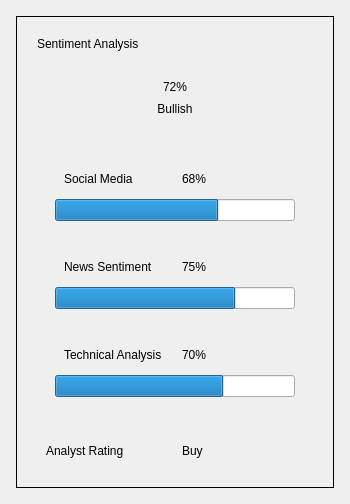
<?xml version="1.0" encoding="UTF-8"?>
<ui version="4.0">
 <class>SentimentMeter</class>
 <widget class="QWidget" name="SentimentMeter">
  <property name="geometry">
   <rect>
    <x>0</x>
    <y>0</y>
    <width>350</width>
    <height>400</height>
   </rect>
  </property>
  <property name="windowTitle">
   <string>Sentiment Meter</string>
  </property>
  
  <layout class="QVBoxLayout" name="mainLayout">
   <property name="spacing">
    <number>16</number>
   </property>
   <property name="leftMargin">
    <number>16</number>
   </property>
   <property name="topMargin">
    <number>16</number>
   </property>
   <property name="rightMargin">
    <number>16</number>
   </property>
   <property name="bottomMargin">
    <number>16</number>
   </property>
   
   <item>
    <widget class="QFrame" name="sentimentCard">
     <property name="frameShape">
      <enum>QFrame::Box</enum>
     </property>
     <layout class="QVBoxLayout" name="cardLayout">
      <property name="spacing">
       <number>20</number>
      </property>
      <property name="leftMargin">
       <number>20</number>
      </property>
      <property name="topMargin">
       <number>20</number>
      </property>
      <property name="rightMargin">
       <number>20</number>
      </property>
      <property name="bottomMargin">
       <number>20</number>
      </property>
      
      <item>
       <widget class="QLabel" name="sentimentTitle">
        <property name="text">
         <string>Sentiment Analysis</string>
        </property>
       </widget>
      </item>
      
      <item>
       <widget class="QWidget" name="overallSentimentWidget">
        <layout class="QVBoxLayout" name="overallSentimentLayout">
         <property name="spacing">
          <number>8</number>
         </property>
         <item>
          <widget class="QLabel" name="sentimentScore">
           <property name="text">
            <string>72%</string>
           </property>
           <property name="alignment">
            <set>Qt::AlignCenter</set>
           </property>
          </widget>
         </item>
         <item>
          <widget class="QLabel" name="sentimentLabel">
           <property name="text">
            <string>Bullish</string>
           </property>
           <property name="alignment">
            <set>Qt::AlignCenter</set>
           </property>
          </widget>
         </item>
        </layout>
       </widget>
      </item>
      
      <item>
       <widget class="QWidget" name="sentimentBreakdownWidget">
        <layout class="QVBoxLayout" name="sentimentBreakdownLayout">
         <property name="spacing">
          <number>12</number>
         </property>
         
         <item>
          <widget class="QWidget" name="socialMediaWidget">
           <layout class="QVBoxLayout" name="socialMediaLayout">
            <property name="spacing">
             <number>4</number>
            </property>
            <item>
             <widget class="QWidget" name="socialMediaHeader">
              <layout class="QHBoxLayout" name="socialMediaHeaderLayout">
               <item>
                <widget class="QLabel" name="socialMediaLabel">
                 <property name="text">
                  <string>Social Media</string>
                 </property>
                </widget>
               </item>
               <item>
                <spacer name="socialMediaSpacer">
                 <property name="orientation">
                  <enum>Qt::Horizontal</enum>
                 </property>
                </spacer>
               </item>
               <item>
                <widget class="QLabel" name="socialMediaValue">
                 <property name="text">
                  <string>68%</string>
                 </property>
                </widget>
               </item>
              </layout>
             </widget>
            </item>
            <item>
             <widget class="QProgressBar" name="socialMediaProgress">
              <property name="value">
               <number>68</number>
              </property>
              <property name="textVisible">
               <bool>false</bool>
              </property>
             </widget>
            </item>
           </layout>
          </widget>
         </item>
         
         <item>
          <widget class="QWidget" name="newsSentimentWidget">
           <layout class="QVBoxLayout" name="newsSentimentLayout">
            <property name="spacing">
             <number>4</number>
            </property>
            <item>
             <widget class="QWidget" name="newsSentimentHeader">
              <layout class="QHBoxLayout" name="newsSentimentHeaderLayout">
               <item>
                <widget class="QLabel" name="newsSentimentLabel">
                 <property name="text">
                  <string>News Sentiment</string>
                 </property>
                </widget>
               </item>
               <item>
                <spacer name="newsSentimentSpacer">
                 <property name="orientation">
                  <enum>Qt::Horizontal</enum>
                 </property>
                </spacer>
               </item>
               <item>
                <widget class="QLabel" name="newsSentimentValue">
                 <property name="text">
                  <string>75%</string>
                 </property>
                </widget>
               </item>
              </layout>
             </widget>
            </item>
            <item>
             <widget class="QProgressBar" name="newsSentimentProgress">
              <property name="value">
               <number>75</number>
              </property>
              <property name="textVisible">
               <bool>false</bool>
              </property>
             </widget>
            </item>
           </layout>
          </widget>
         </item>
         
         <item>
          <widget class="QWidget" name="technicalSentimentWidget">
           <layout class="QVBoxLayout" name="technicalSentimentLayout">
            <property name="spacing">
             <number>4</number>
            </property>
            <item>
             <widget class="QWidget" name="technicalSentimentHeader">
              <layout class="QHBoxLayout" name="technicalSentimentHeaderLayout">
               <item>
                <widget class="QLabel" name="technicalSentimentLabel">
                 <property name="text">
                  <string>Technical Analysis</string>
                 </property>
                </widget>
               </item>
               <item>
                <spacer name="technicalSentimentSpacer">
                 <property name="orientation">
                  <enum>Qt::Horizontal</enum>
                 </property>
                </spacer>
               </item>
               <item>
                <widget class="QLabel" name="technicalSentimentValue">
                 <property name="text">
                  <string>70%</string>
                 </property>
                </widget>
               </item>
              </layout>
             </widget>
            </item>
            <item>
             <widget class="QProgressBar" name="technicalSentimentProgress">
              <property name="value">
               <number>70</number>
              </property>
              <property name="textVisible">
               <bool>false</bool>
              </property>
             </widget>
            </item>
           </layout>
          </widget>
         </item>
        </layout>
       </widget>
      </item>
      
      <item>
       <widget class="QWidget" name="analystRatingWidget">
        <layout class="QHBoxLayout" name="analystRatingLayout">
         <item>
          <widget class="QLabel" name="analystRatingLabel">
           <property name="text">
            <string>Analyst Rating</string>
           </property>
          </widget>
         </item>
         <item>
          <spacer name="analystRatingSpacer">
           <property name="orientation">
            <enum>Qt::Horizontal</enum>
           </property>
          </spacer>
         </item>
         <item>
          <widget class="QLabel" name="analystRatingBadge">
           <property name="text">
            <string>Buy</string>
           </property>
          </widget>
         </item>
        </layout>
       </widget>
      </item>
     </layout>
    </widget>
   </item>
  </layout>
 </widget>
</ui>
